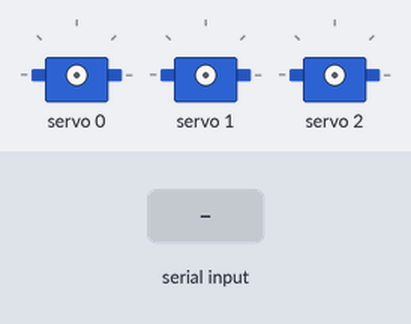
This sketch was run on a simulated Arduino Uno, built with avr-gcc and run on an emulated ATmega328P. Shown: 3 × servo. The inputs (shaded band) are chosen by the test bench.

Above: at 1.2 s.
1.3 s: "90/45/200\n" received over Serial
2.8 s: "30/150/10\n" received over Serial
At 4.0 s:
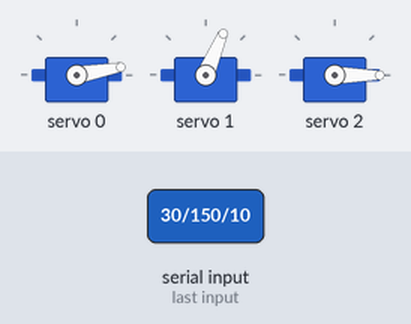
4.3 s: "90/45\n" received over Serial
At 5.0 s:
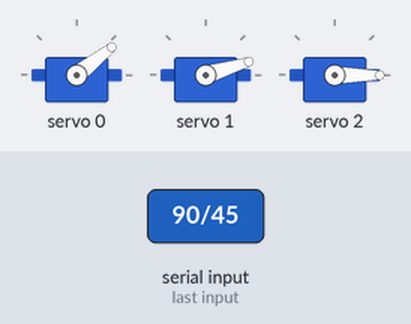
5.8 s: "5\n" received over Serial
At 7.0 s:
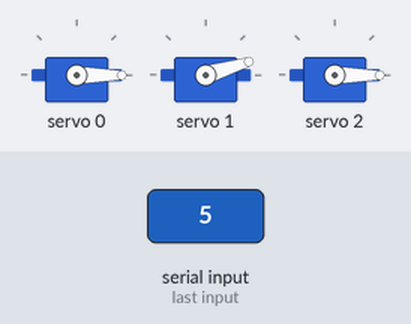
7.3 s: "200\n" received over Serial
At 8.4 s:
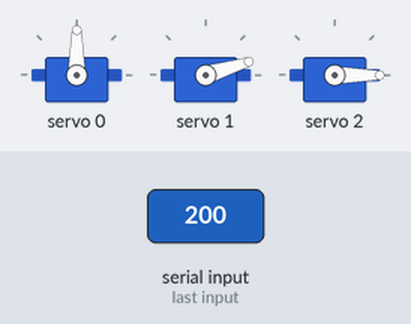
8.8 s: "1/90\n" received over Serial
At 9.6 s:
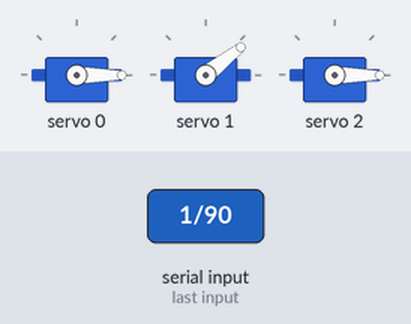
Timing chart, 0 to 11.3 s (numbered marks = the images above; inputs shaded):
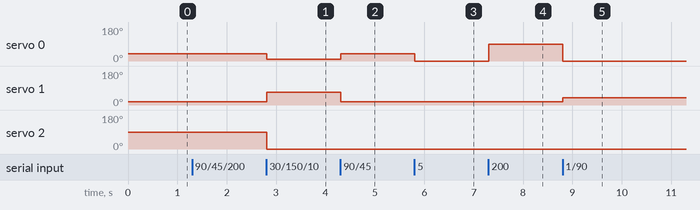

The sketch:

Recibir5ValoresDesdePython_yMoverServos.ino
```cpp
//https://forum.arduino.cc/index.php?topic=651803.0
#include "HCPCA9685.h" //Nota: al ser una librería distinta a la librería Servo.h, esta toma la posición en pasos(creo), No en ángulos!

#define  I2CAdd 0x40 //I2C slave address for the device/module. For the HCMODU0097 the default I2C address is 0x40
HCPCA9685 HCPCA9685(I2CAdd); //Create an instance of the library

String inByte;
String Strings;
int gdl[] = {0, 0, 0, 0, 0};
char instruccion[10];

char *s; //s en un puntero auxiar necesario.

String STRINGdePRUEBA = "11.1/22/33.7/44/55.9";

void setup() {
  Serial.begin(9600);
  HCPCA9685.Init(SERVO_MODE); //Initialise the library and set it to 'servo mode'
  HCPCA9685.Sleep(false); //Wake the device up
}

void loop() {
  if(Serial.available()) {  // if data available in serial port
    inByte = Serial.readStringUntil('\n'); // read data until newline
//     En la primera pasa strtok devuelve el string hasta el primer caracter
//     delimitador:
//     (Nota: La función strtok es una función estándar de la librería de
//           C++, pero no es un miembro clase de String, por lo que no se
//           puede usar con objetos String. Hay que utilizar la función
//           miembro c_str() para poder acceder al puntero de char del
//           objeto String.)
//    s = strtok(STRINGdePRUEBA.c_str(), "/");
    s = strtok(inByte.c_str(), "/");
//     Para encontrar todos hay que seguir llamando a strtok pasando como
//     parametro NULL en la cadena a buscar, cuando haya hallado todos los
//     campos separados por "/" devolverá NULL:

    int i=0;
    while (s!=NULL) {
      Strings = s;
      gdl[i] = Strings.toInt();   // change datatype from string to integer //inByte.toInt();
      HCPCA9685.Servo(i, gdl[i]);
      i++;
      s=strtok(NULL, "/");
    }

    }
}
```

Measured:
- after the input at 2.8 s, servo 0: 38° → 10° at once; servo 1: 17° → 67° at once; servo 2: 90° → 0° at once
- after the input at 4.3 s, servo 0: 10° → 38° at once; servo 1: 67° → 17° at once
- after the input at 5.8 s, servo 0: 38° → 0° at once
- after the input at 7.3 s, servo 0: 0° → 90° at once
- after the input at 8.8 s, servo 0: 90° → 0° at once; servo 1: 17° → 38° at once
